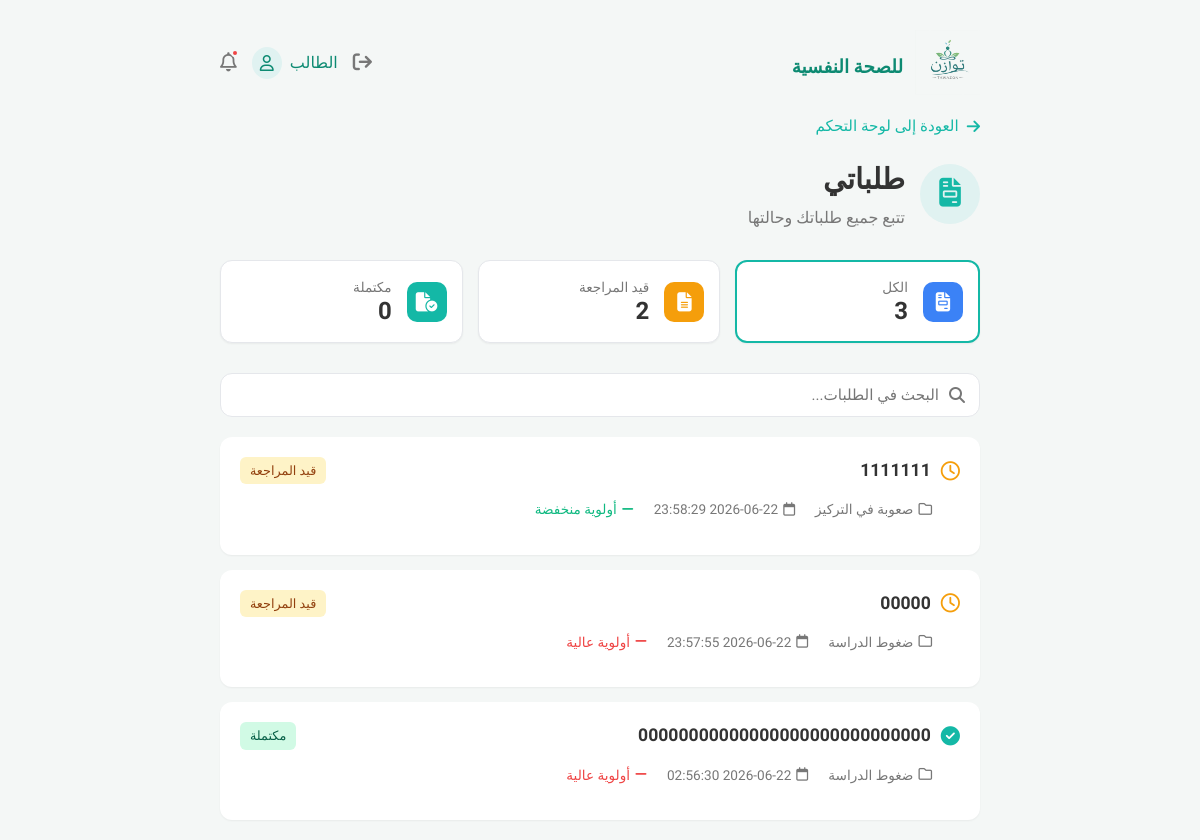
The page /student/my_requests.php (signed in) on the database its author committed.
### tables this page shows
CREATE TABLE `psychological_requests` (
  `id` int(11) NOT NULL,
  `student_name` varchar(150) NOT NULL,
  `problem_type` varchar(100) NOT NULL,
  `priority_level` enum('عالية','متوسطة','منخفضة') NOT NULL,
  `title` varchar(255) NOT NULL,
  `description` text NOT NULL,
  `is_anonymous` tinyint(1) DEFAULT 0,
  `status` enum('جديد','قيد المراجعة','مكتملة') DEFAULT 'جديد',
  `created_at` timestamp NOT NULL DEFAULT current_timestamp()
);

### student/my_requests.php (the view, shortened to what this page needs)
<?php
$current_user = $_SESSION['name'] ?? 'الأدمن';
?>
<!DOCTYPE html>
<html lang="ar" dir="rtl">
<head>
    <link rel="stylesheet" href="https://cdnjs.cloudflare.com/ajax/libs/font-awesome/6.4.0/css/all.min.css">
    <link rel="stylesheet" href="../assets/css/style.css">
</head>
<body>
    <div class="container">
        <header class="main-header">
            <div class="logo-area" style="align-items: center; gap: 12px;">
                <img src="../assets/images/logo.png" alt="شعار توازن" style="height: 65px; width: auto; mix-blend-mode: multiply; object-fit: contain;">
                <div class="logo-text" style="display: flex; flex-direction: column; justify-content: center;">
                    <p style="font-size: 1.15rem; color: var(--primary-color); font-weight: 800; margin: 0; padding-top: 8px;">للصحة النفسية</p>
                </div>
            </div>
            <div class="user-area">
                <button class="icon-btn" aria-label="تسجيل الخروج">
                    <i class="fa-solid fa-arrow-right-from-bracket"></i>
                </button>
                <div class="user-profile">
                    <span class="user-name">
                        <?php echo htmlspecialchars($current_user); ?>
                    </span>
                    <i class="fa-regular fa-user user-avatar"></i>
                </div>
                <button class="icon-btn notification-btn" aria-label="الإشعارات">
                    <i class="fa-regular fa-bell"></i>
                    <span class="notification-dot"></span>
                </button>
            </div>
        </header>
        <div class="page-navigation">
            <a href="index.php" class="back-link"><i class="fa-solid fa-arrow-right"></i> العودة إلى لوحة التحكم</a>
        </div>
        <div class="page-header right-header">
            <div class="page-icon teal-icon"><i class="fa-solid fa-file-invoice"></i></div>
            <div class="header-content">
                <h2>طلباتي</h2>
                <p>تتبع جميع طلباتك وحالتها</p>
            </div>
        </div>
        <div class="stats-cards requests-stats">
            <div class="stat-box active">
                <div class="stat-box-icon blue-icon"><i class="fa-solid fa-file-invoice"></i></div>
                <div class="stat-box-info">
                    <span>الكل</span>
                    <strong>
                        <?php
                        $sql_all = "SELECT COUNT(*) AS total FROM `psychological_requests` WHERE `student_name` = '$current_user'";
                        $res_all = mysqli_query($con, $sql_all);
                        $row_all = mysqli_fetch_assoc($res_all);
                        echo $row_all['total'] ?? 0;
                        ?>
                    </strong>
                </div>
            </div>
            <div class="stat-box">
                <div class="stat-box-icon orange-icon"><i class="fa-solid fa-file-lines"></i></div>
                <div class="stat-box-info">
                    <span>قيد المراجعة</span>
                    <strong>
                        <?php
                        $sql_pending = "SELECT COUNT(*) AS total FROM `psychological_requests` WHERE `student_name` = '$current_user' AND `status` = 'جديد'";
                        $res_pending = mysqli_query($con, $sql_pending);
                        $row_pending = mysqli_fetch_assoc($res_pending);
                        echo $row_pending['total'] ?? 0;
                        ?>
                    </strong>
                </div>
            </div>
            <div class="stat-box">
                <div class="stat-box-icon teal-icon"><i class="fa-solid fa-file-circle-check"></i></div>
                <div class="stat-box-info">
                    <span>مكتملة</span>
                    <strong>
                        <?php
                        $sql_comp = "SELECT COUNT(*) AS total FROM `psychological_requests` WHERE `student_name` = '$current_user' AND `status` = 'مكتملة'";
                        $res_comp = mysqli_query($con, $sql_comp);
                        $row_comp = mysqli_fetch_assoc($res_comp);
                        echo $row_comp['total'] ?? 0;
                        ?>
                    </strong>
                </div>
            </div>
        </div>
        <div class="search-bar">
            <i class="fa-solid fa-magnifying-glass"></i>
            <input type="text" placeholder="البحث في الطلبات...">
        </div>
        <div class="requests-detailed-list">
            <?php
            $sql = "SELECT `problem_type`, `priority_level`, `title`, `description`, `is_anonymous`, `status`, `created_at` FROM `psychological_requests` WHERE `student_name`='$current_user' ORDER BY `id` DESC";
            $result = mysqli_query($con, $sql);
            if ($result && mysqli_num_rows($result) > 0) {
                while ($item = mysqli_fetch_assoc($result)) {
                    $status_class = ($item['status'] == 'جديد') ? 'status-review' : 'status-completed';
                    $status_text = ($item['status'] == 'جديد') ? 'قيد المراجعة' : 'مكتملة';
                    $icon_class = ($item['status'] == 'جديد') ? 'fa-regular fa-clock orange-text' : 'fa-solid fa-check-circle teal-text';
                    $priority_class = 'orange-text';
                    if ($item['priority_level'] == 'عالية') $priority_class = 'red-text';
                    if ($item['priority_level'] == 'منخفضة') $priority_class = 'green-text';
                    echo '
                    <div class="request-detailed-card">
                        <div class="request-header-row">
                            <div class="request-title-area">
                                <i class="' . $icon_class . '"></i>
                                <h3>' . htmlspecialchars($item['title']) . '</h3>
                            </div>
                            <div class="request-status-area">
                                <span class="badge ' . $status_class . '">' . $status_text . '</span>
                            </div>
                        </div>
                        <div class="request-meta">
                            <span><i class="fa-regular fa-folder"></i> ' . htmlspecialchars($item['problem_type']) . '</span>
                            <span><i class="fa-regular fa-calendar"></i> ' . $item['created_at'] . '</span>
                            <span class="' . $priority_class . '"><i class="fa-solid fa-minus"></i> أولوية ' . $item['priority_level'] . '</span>
                        </div>';
                    echo '</div>';
                }
            } else {
                echo '<p style="text-align:center; padding: 20px; color: #666;">لا توجد لديك أي طلبات حالياً.</p>';
            }
            ?>
        </div>
    </div>
</body>
</html>

### rows shown on the page
psychological_requests: title "1111111", status "قيد المراجعة", problem_type "صعوبة في التركيز", created_at "2026-06-22 23:58:29", priority_level "منخفضة"
psychological_requests: title "00000", status "قيد المراجعة", problem_type "ضغوط الدراسة", created_at "2026-06-22 23:57:55", priority_level "عالية"
psychological_requests: title "00000000000000000000000000000", status "مكتملة", problem_type "ضغوط الدراسة", created_at "2026-06-22 02:56:30", priority_level "عالية"

### other values the page prints
$current_user "الطالب"
$row_all['total'] "3"
$row_pending['total'] "2"
$row_comp['total'] "0"
